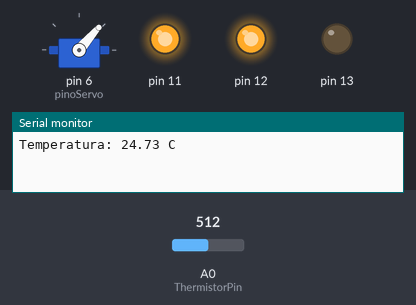
Recording of a sketch running on a simulated Arduino Uno, built with avr-gcc and run on an emulated ATmega328P. Parts: servo, output pins drawn as LEDs (lit = HIGH), the last lines printed to the serial monitor. The inputs (shaded band) are chosen by the test bench; at power-on: A0 (ThermistorPin) = 512.

Above: at 7.7 s.
7.8 s: A0 (ThermistorPin) set to 489
At 14.7 s:
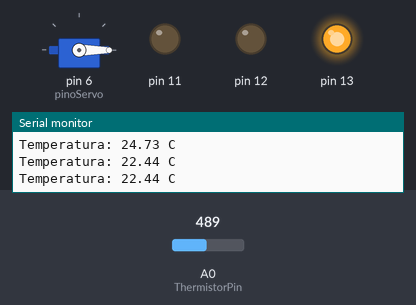
15.6 s: A0 (ThermistorPin) set to 511
At 19.0 s:
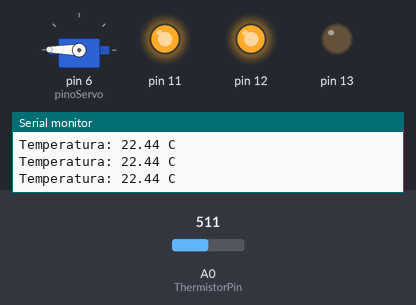
23.4 s: A0 (ThermistorPin) set to 306
At 29.6 s:
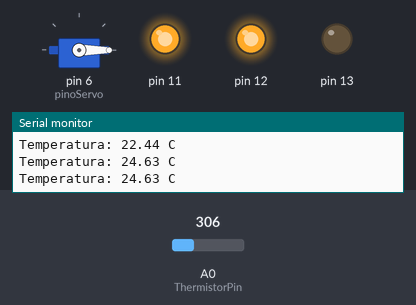
31.2 s: A0 (ThermistorPin) set to 716
At 31.73 s:
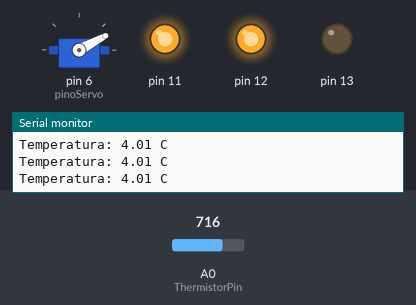
Timing chart, 0 to 40.0 s (numbered marks = the images above; inputs shaded):
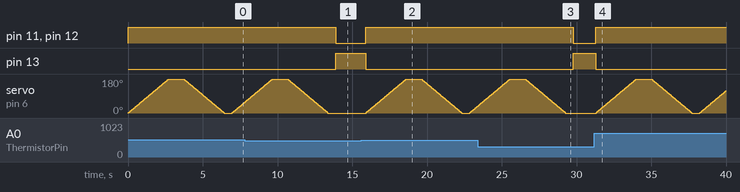

The sketch:

testeSensorTemperatura.ino
```cpp
#include <Servo.h> //INCLUSÃO DA BIBLIOTECA NECESSÁRIA
const int pinoServo = 6; //PINO DIGITAL UTILIZADO PELO SERVO

Servo s; //OBJETO DO TIPO SERVO
int pos; //POSIÇÃO DO SERVO


int ThermistorPin = A0;  //pino sensor A0
int Vo;
float R1 = 10000;
float logR2, R2, T, Tc, Tf;
float c1 = 1.009249522e-03, c2 = 2.378405444e-04, c3 = 2.019202697e-07;


void setup() {
  Serial.begin(9600);
  pinMode(13, OUTPUT);
  pinMode(12, OUTPUT);
  pinMode(11, OUTPUT);

  s.attach(pinoServo); //ASSOCIAÇÃO DO PINO DIGITAL AO OBJETO DO TIPO SERVO
  s.write(100); //INICIA O MOTOR NA POSIÇÃO 0º
}

void loop() {

  Vo = analogRead(ThermistorPin);
  R2 = R1 * (1023.0 / (float)Vo - 1.0);
  logR2 = log(R2);
  T = (1.0 / (c1 + c2 * logR2 + c3 * logR2 * logR2 * logR2)); //calculo base da temperatura
  Tc = T - 273.15; // calculo temperatura em C
  Tf = (Tc * 9.0) / 5.0 + 32.0; // calculo temperatura em F

  if (Tc >= 24) {
    digitalWrite(12, HIGH);
    digitalWrite(13, LOW);
    digitalWrite(11, HIGH);

    for (pos = 0; pos < 180; pos++) { //PARA "pos" IGUAL A 0, ENQUANTO "pos" MENOR QUE 180, INCREMENTA "pos"
      s.write(pos); //ESCREVE O VALOR DA POSIÇÃO QUE O SERVO DEVE GIRAR
      delay(15); //INTERVALO DE 15 MILISSEGUNDOS
    }
    delay(1000); //INTERVALO DE 1 SEGUNDO
    for (pos = 180; pos >= 0; pos--) { //PARA "pos" IGUAL A 180, ENQUANTO "pos" MAIOR OU IGUAL QUE 0, DECREMENTA "pos"
      s.write(pos); //ESCREVE O VALOR DA POSIÇÃO QUE O SERVO DEVE GIRAR
      delay(15); //INTERVALO DE 15 MILISSEGUNDOS
    }
  }

  else if (Tc <= 24) {
    digitalWrite(13, HIGH);
    digitalWrite(12, LOW);
    digitalWrite(11, LOW);
  }

  Serial.print("Temperatura: ");
  //Serial.print(Tf);
  //Serial.print(" F; ");
  Serial.print(Tc);
  Serial.println(" C");

  delay(500);
}
```

Measured:
- the behaviour switches between 505 and 504 on A0 (ThermistorPin) (found by bisection; images 0 and 1)
- after the input at 7.8 s, pin 11, pin 12: HIGH → LOW after 6.1 s; pin 13: LOW → HIGH after 6.1 s; servo on pin 6 (pinoServo): goes on until 13.4 s, then stays 0°
- after the input at 15.6 s, pin 11, pin 12: LOW → HIGH after 0.29 s; pin 13: HIGH → LOW after 0.29 s
- after the input at 23.4 s, pin 11, pin 12: HIGH → LOW after 6.4 s; pin 13: LOW → HIGH after 6.4 s; servo on pin 6 (pinoServo): goes on until 29.3 s, then stays 0°
- after the input at 31.2 s, pin 11, pin 12: LOW → HIGH after 0.08 s; pin 13: HIGH → LOW after 0.08 s
